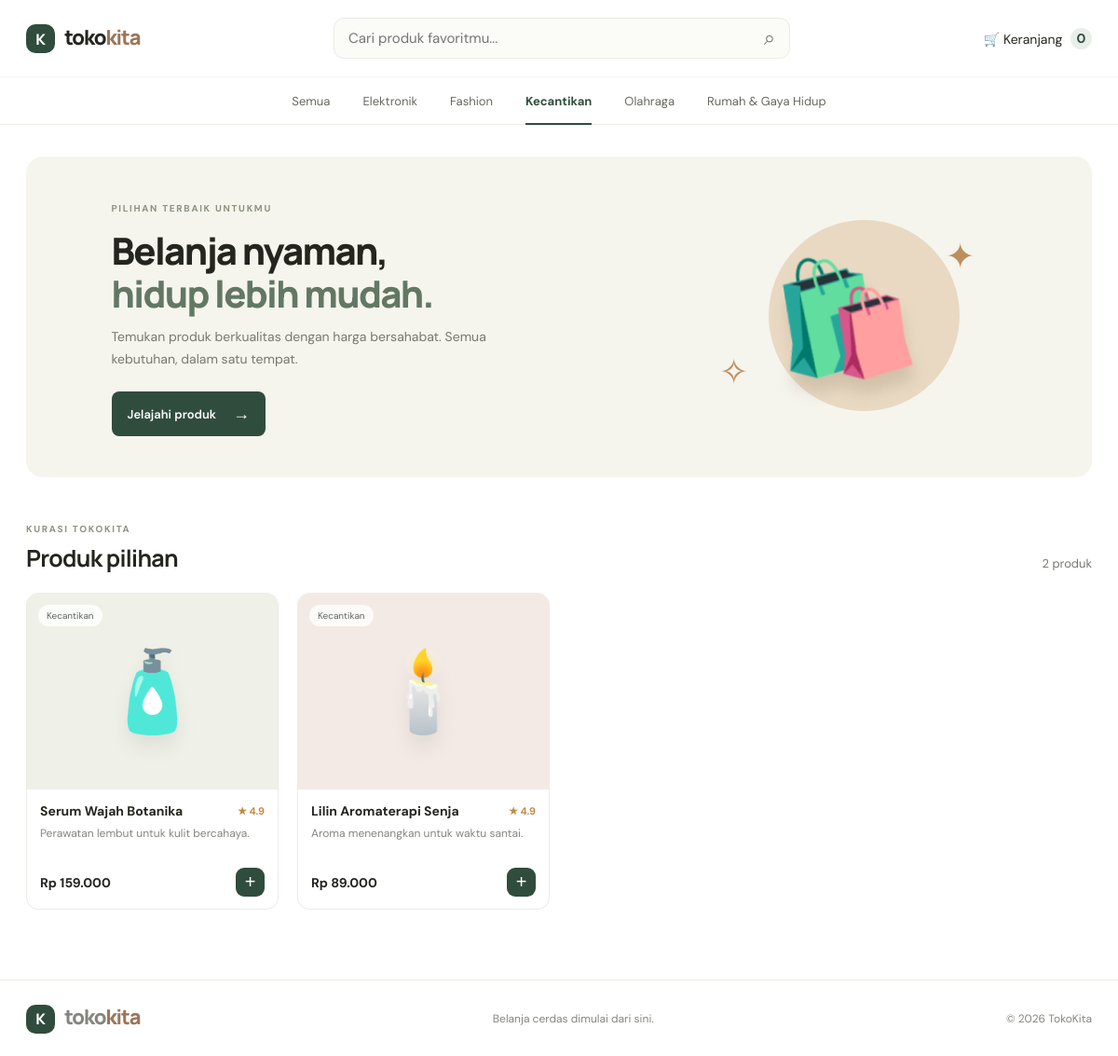
The page /?kategori=4 on the database its author committed.
### tables this page shows
CREATE TABLE IF NOT EXISTS categories (id INT AUTO_INCREMENT PRIMARY KEY,name VARCHAR(80) NOT NULL,slug VARCHAR(90) NOT NULL UNIQUE);

CREATE TABLE IF NOT EXISTS products (id INT AUTO_INCREMENT PRIMARY KEY,category_id INT NOT NULL,name VARCHAR(140) NOT NULL,slug VARCHAR(160) NOT NULL UNIQUE,short_description VARCHAR(255) NOT NULL,description TEXT NOT NULL,price DECIMAL(12,2) NOT NULL,stock INT NOT NULL DEFAULT 0,emoji VARCHAR(20) DEFAULT '📦',image_url VARCHAR(500) DEFAULT '',featured TINYINT(1) NOT NULL DEFAULT 0,active TINYINT(1) NOT NULL DEFAULT 1,created_at TIMESTAMP DEFAULT CURRENT_TIMESTAMP,FOREIGN KEY(category_id) REFERENCES categories(id));

### includes/functions.php (called while the page is built, shortened)
<?php
function e($v){return htmlspecialchars((string)$v,ENT_QUOTES,'UTF-8');}
function render_emoji($value){return htmlspecialchars($value,ENT_QUOTES,'UTF-8');}
?>

### index.php (the view, shortened to what this page needs)
<?php
require __DIR__ . '/includes/db.php';
$cats = $pdo->query('SELECT id,name FROM categories ORDER BY name')->fetchAll();
$cat = isset($_GET['kategori']) ? (int)$_GET['kategori'] : 0;
$q = trim($_GET['q'] ?? '');
$sql='SELECT p.*,c.name category_name FROM products p JOIN categories c ON c.id=p.category_id WHERE p.active=1'; $args=[];
if ($cat) { $sql.=' AND p.category_id=?'; $args[]=$cat; }
$sql.=' ORDER BY p.featured DESC,p.id DESC'; $st=$pdo->prepare($sql); $st->execute($args); $products=$st->fetchAll();
$cartCount=array_sum($_SESSION['cart']??[]);
?><!doctype html><html lang="id"><head><link rel="stylesheet" href="assets/style.css"></head><body><?php $emojis=['🎧','👜','💡','🧴','🥤','⌚','🛋️','👟','🕯️','🧘']; ?>
<header class="top"><a class="brand" href="index.php"><span class="brand-icon">K</span> toko<span>kita</span></a><form class="search" method="get"><input name="q" value="<?=e($q)?>" placeholder="Cari produk favoritmu..."><button>⌕</button></form><a class="cart-link" href="cart.php">🛒 Keranjang <b><?=e($cartCount)?></b></a></header>
<nav class="nav"><a class="<?=!$cat?'selected':''?>" href="index.php">Semua</a><?php foreach($cats as $c):?><a class="<?=$cat===$c['id']?'selected':''?>" href="?kategori=<?=$c['id']?>"><?=e($c['name'])?></a><?php endforeach?></nav>
<main><section class="hero"><div><span class="eyebrow">PILIHAN TERBAIK UNTUKMU</span><h1>Belanja nyaman,<br><em>hidup lebih mudah.</em></h1><p>Temukan produk berkualitas dengan harga bersahabat. Semua kebutuhan, dalam satu tempat.</p><a class="btn" href="#produk">Jelajahi produk <span>→</span></a></div><div class="hero-art"><div class="sun"></div><div class="bag">🛍️</div><div class="spark s1">✦</div><div class="spark s2">✧</div></div></section>
<div class="section-head" id="produk"><div><span class="eyebrow">KURASI TOKOKITA</span><h2><?= $q ? 'Hasil pencarian' : ($cat?'Produk pilihan':'Produk unggulan')?></h2></div><span class="muted"><?=count($products)?> produk</span></div>
<?php if(!$products):?><div class="empty"><div>⌕</div><h3>Produk belum ditemukan</h3><p>Coba kata kunci atau kategori lain.</p><a href="index.php">Lihat semua produk</a></div><?php else:?><div class="grid"><?php foreach($products as $i=>$p):?><article class="card"><a class="product-image tone<?=$i%5?>" href="product.php?id=<?=$p['id']?>"><span class="badge"><?=e($p['category_name'])?></span><span class="emoji"><?=render_emoji($emojis[((int)$p['id']-1)%count($emojis)])?></span></a><div class="card-body"><div class="product-name"><a href="product.php?id=<?=$p['id']?>"><?=e($p['name'])?></a><span>★ 4.9</span></div><p><?=e($p['short_description'])?></p><div class="price-row"><strong>Rp <?=number_format($p['price'],0,',','.')?></strong><form method="post" action="cart.php"><input type="hidden" name="csrf" value="<?=e(csrf_token())?>"><input type="hidden" name="product_id" value="<?=$p['id']?>"><input type="hidden" name="action" value="add"><button class="add" aria-label="Tambah ke keranjang">+</button></form></div></div></article><?php endforeach?></div><?php endif?></main>
<footer><a class="brand" href="index.php"><span class="brand-icon">K</span> toko<span>kita</span></a><span>Belanja cerdas dimulai dari sini.</span><span>© <?=date('Y')?> TokoKita</span></footer></body></html>

### assets/style.css (style rules this page uses)
:root { --ink:#24251f;--muted:#777970;--green:#304c3d;--cream:#f8f7f2;--line:#ecebe5;--orange:#e9a67a }
* { box-sizing:border-box }
body { margin:0;background:#fff;color:var(--ink);font:15px 'DM Sans',Arial,sans-serif }
a { color:inherit;text-decoration:none }
.top { height:82px;max-width:1200px;margin:auto;padding:0 28px;display:flex;align-items:center;justify-content:space-between;gap:32px }
.brand { font:800 22px Manrope,sans-serif;letter-spacing:-1.1px;white-space:nowrap }
.brand>span:last-child { color:#9b765c }
.brand-icon { display:inline-grid;place-items:center;background:var(--green);color:white;width:31px;height:31px;border-radius:10px;margin-right:7px;font-size:16px;letter-spacing:0 }
.search { display:flex;max-width:490px;width:100%;height:44px;border:1px solid var(--line);border-radius:11px;overflow:hidden;background:#fbfbf8 }
.search input { border:0;background:none;outline:0;padding:0 15px;flex:1;min-width:0;font:inherit }
.search button { border:0;background:none;padding:0 15px;font-size:22px;color:#75786f;cursor:pointer }
.cart-link { font-size:14px;white-space:nowrap }
.cart-link b { display:inline-grid;place-items:center;background:#e9eee9;color:var(--green);height:23px;min-width:23px;border-radius:20px;margin-left:5px }
.nav { height:52px;border-top:1px solid #f4f3ee;border-bottom:1px solid var(--line);display:flex;justify-content:center;gap:35px;align-items:center;color:#666960;font-size:13px }
.nav a { height:100%;display:flex;align-items:center;position:relative }
.nav a.selected { color:var(--green);font-weight:700 }
.nav a.selected:after { content:'';position:absolute;bottom:-1px;height:2px;background:var(--green);left:0;right:0 }
main { max-width:1200px;margin:auto;padding:34px 28px 75px }
.hero { min-height:333px;border-radius:18px;background:#f5f4ed;display:flex;align-items:center;justify-content:space-between;padding:44px 8%;overflow:hidden;position:relative }
.eyebrow { font-size:10px;font-weight:700;letter-spacing:1.7px;color:#8c927f }
.hero h1 { font:800 40px/1.16 Manrope,sans-serif;letter-spacing:-1.7px;margin:14px 0 11px }
.hero h1 em { font-style:normal;color:#627864 }
.hero p { font-size:14px;line-height:1.7;color:#777970;max-width:420px;margin:0 0 23px }
.btn { display:inline-flex;align-items:center;gap:18px;background:var(--green);color:white;padding:12px 17px;border-radius:8px;font-size:13px;font-weight:600 }
.btn span { font-size:18px }
.hero-art { width:290px;height:240px;position:relative;display:grid;place-items:center;margin-right:3% }
.sun { position:absolute;width:205px;height:205px;border-radius:50%;background:#e9d9c2;right:22px;top:16px }
.bag { font-size:124px;z-index:1;filter:drop-shadow(0 16px 8px #74664a33);transform:rotate(-8deg) }
.spark { position:absolute;color:#bd8e5e;font-size:38px }
.s1 { right:5px;top:30px }
.s2 { left:10px;bottom:36px }
.section-head { display:flex;justify-content:space-between;align-items:end;margin:44px 0 20px }
.section-head h2 { font:700 25px Manrope,sans-serif;letter-spacing:-.7px;margin:5px 0 0 }
.muted { font-size:13px;color:var(--muted);padding-bottom:3px }
.grid { display:grid;grid-template-columns:repeat(4,minmax(0,1fr));gap:20px }
.card { border:1px solid var(--line);border-radius:13px;overflow:hidden;transition:transform .18s,box-shadow .18s }
.product-image { height:210px;display:grid;place-items:center;position:relative }
.tone0 { background:#eff0e8 }
.tone1 { background:#f3eae5 }
.emoji { font-size:85px;filter:drop-shadow(0 12px 10px #00000012) }
.badge { position:absolute;left:12px;top:12px;background:#ffffffcf;border-radius:20px;padding:5px 9px;font-size:10px;color:#60665d }
.card-body { padding:14px 14px 13px }
.product-name { display:flex;justify-content:space-between;align-items:center;gap:8px;font-weight:700;font-size:14px }
.product-name span { font-size:11px;color:#c08b42;white-space:nowrap }
.card-body p { height:33px;overflow:hidden;margin:7px 0 12px;color:#85867e;font-size:12px }
.price-row { display:flex;justify-content:space-between;align-items:center }
.price-row strong { font-size:14px }
.add { border:0;background:var(--green);color:#fff;width:31px;height:31px;border-radius:9px;font-size:20px;cursor:pointer }
footer { border-top:1px solid var(--line);max-width:1200px;margin:auto;padding:24px 28px;display:flex;align-items:center;justify-content:space-between;color:#85867e;font-size:12px }

### rows shown on the page
categories: name "Elektronik"
categories: name "Fashion"
categories: name "Kecantikan"
categories: name "Olahraga"
categories: name "Rumah & Gaya Hidup"
products: category.name "Kecantikan", id "🧴", name "Serum Wajah Botanika", short_description "Perawatan lembut untuk kulit bercahaya.", price "159.000"
products: category.name "Kecantikan", id "🕯️", name "Lilin Aromaterapi Senja", short_description "Aroma menenangkan untuk waktu santai.", price "89.000"

### other values the page prints
$cartCount "0"
count($products) "2"
